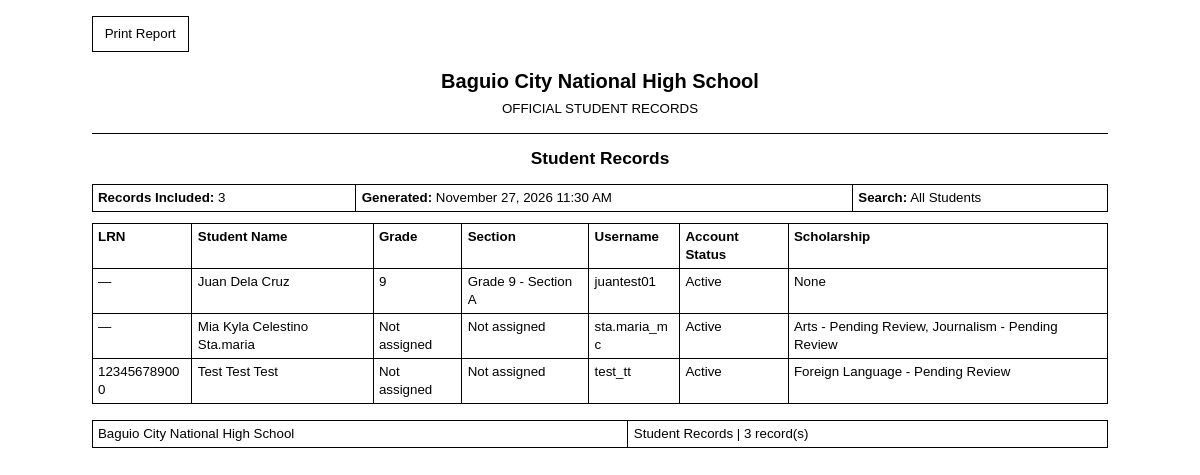
The app's page /admin/student_records_report.php (signed in) with its own data.
### tables this page shows
CREATE TABLE `students` (
  `student_id` int(10) UNSIGNED NOT NULL,
  `user_id` int(10) UNSIGNED NOT NULL,
  `lrn` varchar(20) DEFAULT NULL,
  `first_name` varchar(100) NOT NULL,
  `middle_name` varchar(100) DEFAULT NULL,
  `last_name` varchar(100) NOT NULL,
  `birth_date` date DEFAULT NULL,
  `birthplace` varchar(150) DEFAULT NULL,
  `sex` enum('Male','Female','Prefer not to say') DEFAULT NULL,
  `civil_status` varchar(40) DEFAULT NULL,
  `nationality` varchar(80) DEFAULT NULL,
  `religion` varchar(100) DEFAULT NULL,
  `indigenous_people_status` enum('Yes','No') DEFAULT NULL,
  `indigenous_people_group` varchar(150) DEFAULT NULL,
  `is_pwd` enum('Yes','No') DEFAULT NULL,
  `disability_details` varchar(255) DEFAULT NULL,
  `contact_number` varchar(30) DEFAULT NULL,
  `current_address` text DEFAULT NULL,
  `permanent_address` text DEFAULT NULL,
  `current_grade_level_id` int(10) UNSIGNED DEFAULT NULL,
  `current_section_id` int(10) UNSIGNED DEFAULT NULL,
  `readmission_status` enum('Eligible','Not Eligible') NOT NULL DEFAULT 'Eligible',
  `created_at` timestamp NOT NULL DEFAULT current_timestamp(),
  `updated_at` timestamp NULL DEFAULT NULL ON UPDATE current_timestamp()
);

CREATE TABLE `grade_levels` (
  `grade_level_id` int(10) UNSIGNED NOT NULL,
  `grade_level` varchar(10) NOT NULL
);

CREATE TABLE `sections` (
  `section_id` int(10) UNSIGNED NOT NULL,
  `section_name` varchar(100) NOT NULL,
  `grade_level_id` int(10) UNSIGNED NOT NULL,
  `school_year_id` int(10) UNSIGNED NOT NULL
);

CREATE TABLE `users` (
  `user_id` int(10) UNSIGNED NOT NULL,
  `role_id` int(10) UNSIGNED NOT NULL,
  `username` varchar(60) NOT NULL,
  `email` varchar(150) NOT NULL,
  `password_hash` varchar(255) NOT NULL,
  `account_status` enum('Active','Inactive','Locked') NOT NULL DEFAULT 'Active',
  `created_at` timestamp NOT NULL DEFAULT current_timestamp(),
  `updated_at` timestamp NULL DEFAULT NULL ON UPDATE current_timestamp()
);

### includes/functions.php (called while the page is built, shortened)
<?php
function e(?string $value): string
{
    return htmlspecialchars($value ?? '', ENT_QUOTES, 'UTF-8');
}

### admin/student_records_report.php (the view, shortened to what this page needs)
<?php
require_once __DIR__ . '/../includes/bootstrap.php';
$search = trim($_GET['search'] ?? '');
$sql = "SELECT
            s.student_id,
            s.lrn,
            s.first_name,
            s.middle_name,
            s.last_name,
            u.username,
            u.account_status,
            g.grade_level,
            sec.section_name,
            scholarship.scholarship_info
        FROM students s
        INNER JOIN users u ON u.user_id = s.user_id
        LEFT JOIN grade_levels g
            ON g.grade_level_id = s.current_grade_level_id
        LEFT JOIN sections sec
            ON sec.section_id = s.current_section_id
        LEFT JOIN (
            SELECT
                sa.student_id,
                GROUP_CONCAT(
                    CONCAT(sp.program_name, ' - ', sa.application_status)
                    SEPARATOR ', '
                ) AS scholarship_info
            FROM scholarship_applications sa
            INNER JOIN special_programs sp
                ON sp.program_id = sa.program_id
            GROUP BY sa.student_id
        ) scholarship ON scholarship.student_id = s.student_id";
$params = [];
$sql .= " ORDER BY s.last_name ASC, s.first_name ASC";
$query = $pdo->prepare($sql);
$query->execute($params);
$students = $query->fetchAll(PDO::FETCH_ASSOC);
$download = isset($_GET['download']);
$generatedDate = date('F d, Y h:i A');
$reportTitle = 'Student Records';
?>
<!DOCTYPE html>
<html lang="en"
      xmlns:o="urn:schemas-microsoft-com:office:office"
      xmlns:w="urn:schemas-microsoft-com:office:word">
<head>
</head>
<body>
    <?php if (!$download): ?>
        <div class="report-actions">
            <button type="button" onclick="window.print()">
                Print Report
            </button>
        </div>
    <?php endif; ?>
    <main class="report-page">
        <header class="report-header">
            <h1 class="school-name">
                Baguio City National High School
            </h1>
            <p class="school-subtitle">
                OFFICIAL STUDENT RECORDS
            </p>
        </header>
        <h2 class="report-title">
            <?= e($reportTitle) ?>
        </h2>
        <table class="report-details">
            <tr>
                <td>
                    <strong>Records Included:</strong>
                    <?= count($students) ?>
                </td>
                <td>
                    <strong>Generated:</strong>
                    <?= e($generatedDate) ?>
                </td>
                <td>
                    <strong>Search:</strong>
                    <?= $search !== '' ? e($search) : 'All Students' ?>
                </td>
            </tr>
        </table>
        <table class="report-table">
            <thead>
                <tr>
                    <th>LRN</th>
                    <th>Student Name</th>
                    <th>Grade</th>
                    <th>Section</th>
                    <th>Username</th>
                    <th>Account Status</th>
                    <th>Scholarship</th>
                </tr>
            </thead>
            <tbody>
                <?php foreach ($students as $student): ?>
                    <?php
                    $fullName = trim(
                        ($student['first_name'] ?? '') . ' ' .
                        (!empty($student['middle_name']) ? $student['middle_name'] . ' ' : '') .
                        ($student['last_name'] ?? '')
                    );
                    ?>
                    <tr>
                        <td><?= e($student['lrn'] ?? '—') ?></td>
                        <td><?= e($fullName) ?></td>
                        <td><?= e($student['grade_level'] ?? 'Not assigned') ?></td>
                        <td><?= e($student['section_name'] ?? 'Not assigned') ?></td>
                        <td><?= e($student['username']) ?></td>
                        <td><?= e($student['account_status']) ?></td>
                        <td><?= e($student['scholarship_info'] ?? 'None') ?></td>
                    </tr>
                <?php endforeach; ?>
            </tbody>
        </table>
        <table class="report-footer">
            <tr>
                <td>
                    Baguio City National High School
                </td>
                <td align="right">
                    Student Records |
                    <?= count($students) ?> record(s)
                </td>
            </tr>
        </table>
    </main>
</body>
</html>

### records on screen
students: lrn "—", fullName "Juan Dela Cruz", current_grade_level.grade_level "9", current_section.section_name "Grade 9 - Section A", user.username "juantest01", user.account_status "Active", scholarship_info "None"
students: lrn "—", fullName "Mia Kyla Celestino Sta.maria", grade_level "Not assigned", section_name "Not assigned", user.username "sta.maria_mc", user.account_status "Active", scholarship_info "Arts - Pending Review, Journalism - Pending Review"
students: lrn "123456789000", fullName "Test Test Test", grade_level "Not assigned", section_name "Not assigned", user.username "test_tt", user.account_status "Active", scholarship_info "Foreign Language - Pending Review"

### other values on screen
$reportTitle "Student Records"
count($students) "3"
